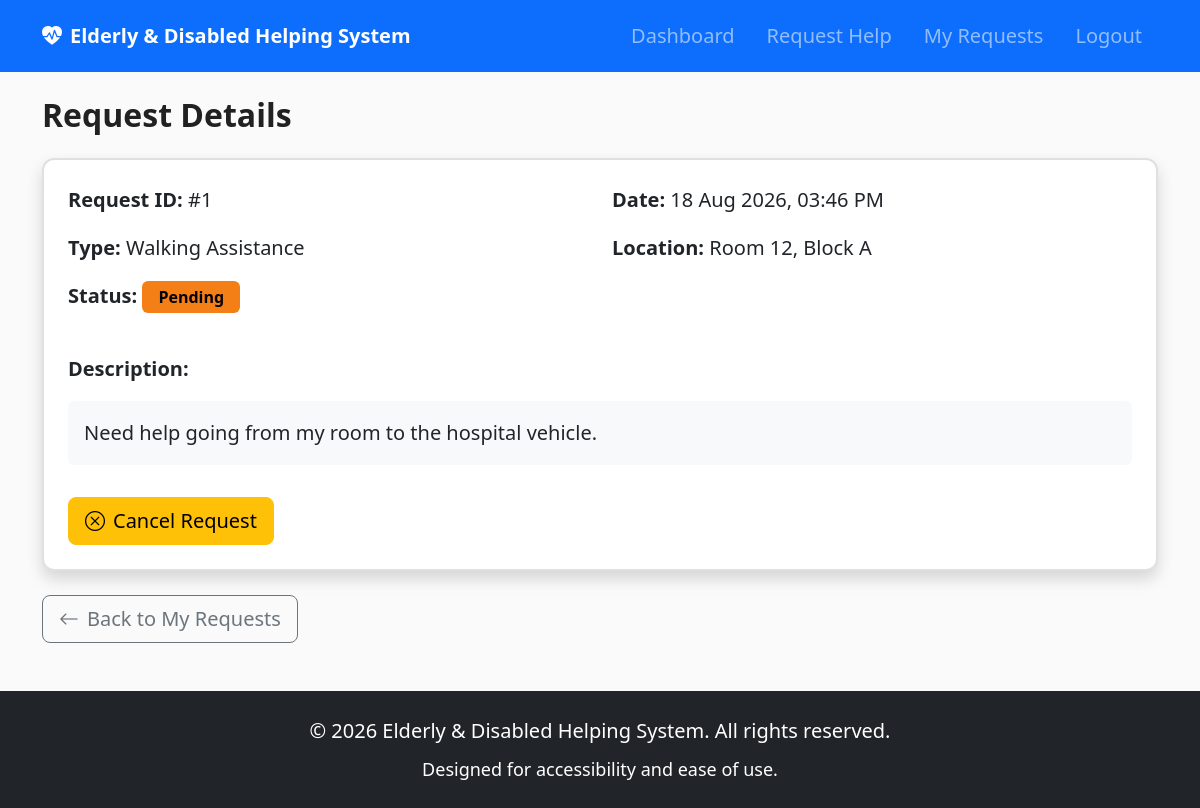
Page /user/request/1 (signed in) on the committed database.
### models.py (models this page shows, shortened)
class HelpRequest(db.Model):
    __tablename__ = 'help_requests'
    id = db.Column(db.Integer, primary_key=True)
    user_id = db.Column(db.Integer, db.ForeignKey('users.id'), nullable=False)
    helper_id = db.Column(db.Integer, db.ForeignKey('users.id'), nullable=True)
    request_type = db.Column(db.String(80), nullable=False)
    description = db.Column(db.Text, nullable=False)
    location = db.Column(db.String(200), nullable=False)
    emergency = db.Column(db.Boolean, default=False)
    status = db.Column(db.String(20), default='Pending')
    created_at = db.Column(db.DateTime, default=datetime.utcnow)
    completed_at = db.Column(db.DateTime, nullable=True)

### app.py (the view)
@app.route('/user/request/<int:request_id>')
@login_required(role='user')
def request_details(request_id):
    help_request = HelpRequest.query.get_or_404(request_id)
    if help_request.user_id != session['user_id']:
        flash('You are not authorized to view this request.', 'danger')
        return redirect(url_for('my_requests'))
    return render_template('request_details.html', req=help_request)

### app.py (called while the page is built)
def login_required(role=None):
    def decorator(f):
        @wraps(f)
        def decorated_function(*args, **kwargs):
            if 'user_id' not in session:
                flash('Please login to access this page.', 'warning')
                return redirect(url_for('login'))
            if role and session.get('role') != role:
                flash('You are not authorized to access this page.', 'danger')
                return redirect(url_for('dashboard_redirect_route'))
            return f(*args, **kwargs)
        return decorated_function
    return decorator

### templates/request_details.html (shortened to what this page needs)
{% extends "base.html" %}
{% block content %}
<h1 class="mb-4">Request Details</h1>
<div class="card shadow p-4 mb-4 {% if req.emergency %}border-danger{% endif %}">
    <div class="row g-4 large-text">
        <div class="col-md-6">
            <p><strong>Request ID:</strong> #{{ req.id }}</p>
            <p><strong>Type:</strong> {{ req.request_type }}</p>
            <p><strong>Status:</strong>
                <span class="badge status-badge status-{{ req.status|lower }}">{{ req.status }}</span>
            </p>
        </div>
        <div class="col-md-6">
            <p><strong>Date:</strong> {{ req.created_at.strftime('%d %b %Y, %I:%M %p') }}</p>
            <p><strong>Location:</strong> {{ req.location }}</p>
        </div>
        <div class="col-12">
            <p><strong>Description:</strong></p>
            <p class="bg-light p-3 rounded">{{ req.description }}</p>
        </div>
    </div>
    {% if req.status in ['Pending', 'Accepted'] %}
    <form method="POST" action="{{ url_for('cancel_request', request_id=req.id) }}" class="mt-3"
          onsubmit="return confirm('Are you sure you want to cancel this request?');">
        <button type="submit" class="btn btn-warning btn-lg">
            <i class="bi bi-x-circle me-2"></i>Cancel Request
        </button>
    </form>
    {% endif %}
</div>
<a href="{{ url_for('my_requests') }}" class="btn btn-outline-secondary btn-lg">
    <i class="bi bi-arrow-left me-2"></i>Back to My Requests
</a>
{% endblock %}

### static/css/style.css (style rules this page uses)
:root { --primary-color: #0d47a1; --success-color: #2e7d32; --danger-color: #c62828; --warning-color: #f57f17; --info-color: #0277bd; --text-color: #212121; --bg-color: #fafafa; --font-size-base: 1.125rem; --font-size-large: 1.25rem; --btn-padding: 0.875rem 2rem; }
* { box-sizing: border-box; }
body { font-family: 'Segoe UI', Tahoma, Geneva, Verdana, sans-serif; font-size: var(--font-size-base); color: var(--text-color); background-color: var(--bg-color); line-height: 1.6; }
.large-text { font-size: var(--font-size-large); }
h1, h2, h3, h4 { font-weight: 700; color: var(--text-color); }
h1 { font-size: 2rem; }
.card { border-radius: 12px; border: 2px solid #e0e0e0; transition: box-shadow 0.2s ease; }
.status-badge { font-size: 1rem; padding: 0.5rem 1rem; }
.status-pending { background-color: var(--warning-color) !important; color: #000 !important; }

### rows in the picture
HelpRequest: id "1", request_type "Walking Assistance", status "Pending", created_at "18 Aug 2026, 03:46 PM", location "Room 12, Block A", description "Need help going from my room to the hospital vehicle."
